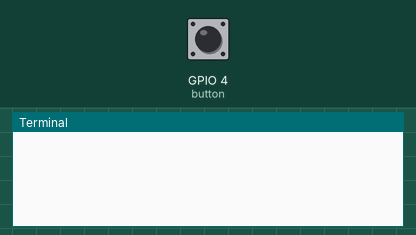
Bench run of a program on a simulated Raspberry Pi (BCM pin numbers). Shown: the last lines printed to the terminal. The inputs (shaded band) are chosen by the test bench; at power-on: GPIO 4 (button) LOW.

Above: at 1.2 s.
1.3 s: GPIO 4 (button) pulled HIGH for 0.15 s
At 1.43 s:
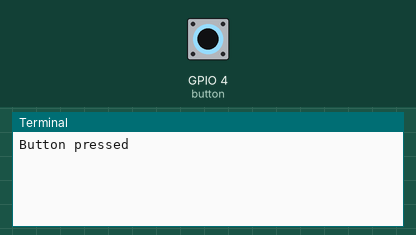
At 2.8 s:
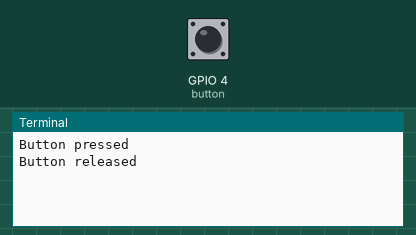

The program:

button.py
```python
import RPi.GPIO as GPIO
import lights_config as config

GPIO.setmode(GPIO.BCM)

GPIO.setup(config.button, GPIO.IN)

def trackChange(init):
  value = [init]
  def changed(newValue):
    if (newValue == value[0]):
      return False
    value[0] = newValue
    return True

  return changed

btnState = trackChange(GPIO.input(config.button))

try:
  while True:
    state = GPIO.input(config.button)
    change = btnState(state)
    if change == True:
      if state == True:
        print("Button pressed")
      else:
        print("Button released")
except KeyboardInterrupt:
  GPIO.cleanup()
```

lights_config.py
```python
red = 18
yellow = 23
green = 24
blue = 25

button = 4
```

Measured:
- after the input at 1.3 s, the terminal: prints a new line at once (image 1)
